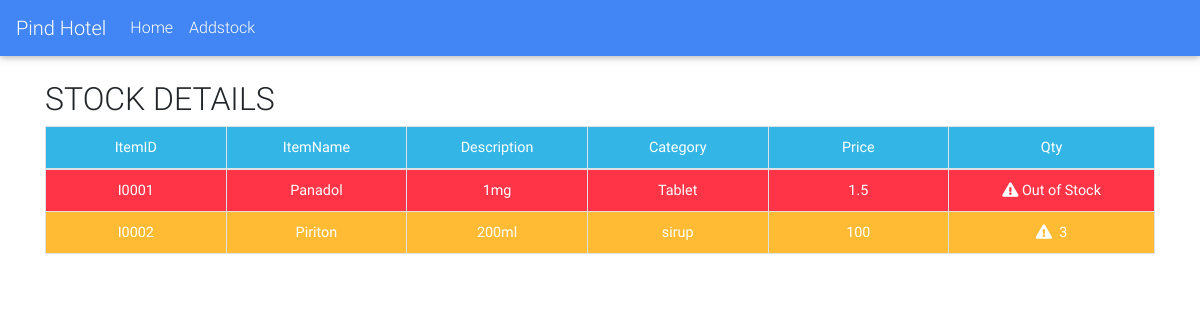
The app's page /CashierStockReport.php, older data.
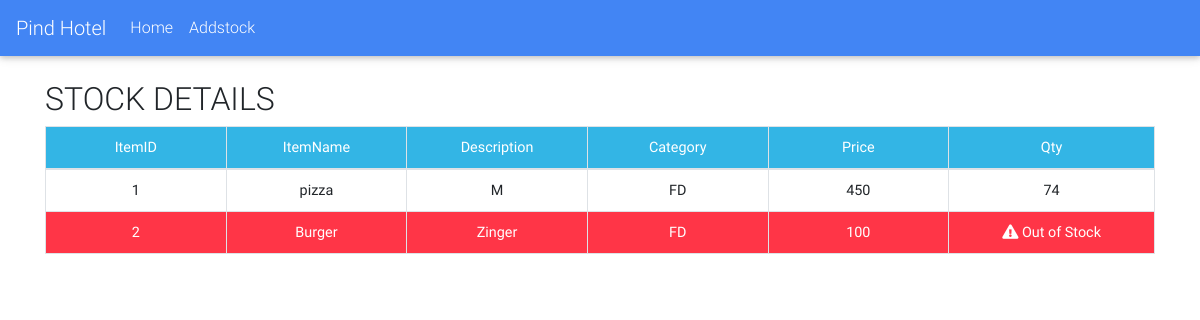
The same page, newer data.
### tables this page shows
CREATE TABLE `stockitem` (
  `id` int(11) NOT NULL,
  `ItemID` varchar(45) DEFAULT NULL,
  `ItemName` varchar(45) DEFAULT NULL,
  `Description` varchar(45) DEFAULT NULL,
  `Category` varchar(45) DEFAULT NULL,
  `Price` double DEFAULT NULL,
  `ItemQuantity` int(11) DEFAULT 0
);

### CashierStockReport.php (the view, shortened to what this page needs)
<!DOCTYPE html>
<html lang="en">
<head>
  <link rel="stylesheet" href="https://use.fontawesome.com/releases/v5.8.2/css/all.css">
  <link rel="stylesheet" type="text/css" href="https://cdn.datatables.net/v/bs4/dt-1.10.18/datatables.min.css"/>
  <link href="css/bootstrap.min.css" rel="stylesheet">
  <link href="css/mdb.min.css" rel="stylesheet">
  <link href="css/style.css" rel="stylesheet">
</head>
<body>
  <nav class="navbar navbar-expand-lg navbar-dark primary-color">
        <a class="navbar-brand" href="Cashier.php">Pind Hotel</a>
        <div class="collapse navbar-collapse" id="basicExampleNav">
          <ul class="navbar-nav mr-auto">
	 <li class="nav-item ">
              <a class="nav-link" href="Cashier.php">Home
              </a>
            </li>
            <li class="nav-item ">
              <a class="nav-link" href="CashierStockItem.php">Addstock
              </a>
            </li>
          </ul>
        </div>
      </nav>
  <br>
  <?php
	       $mysqli = new mysqli('localhost', 'ahad', '', 'restaurant') or die(mysqli_error($mysqli));
        	$result = $mysqli->query("SELECT * FROM stockitem order by id") or die($mysqli->error);
        ?>
  <div class="container">
      <h2>STOCK DETAILS</h2>
      <table id="dtBasicExample" class="table table-bordered table-sm" cellspacing="0" width="100%">
              <thead class="bg-info" style="color: white;">
                <tr align="center">
                  <th class="th-sm">ItemID
                  </th>
                  <th class="th-sm">ItemName
                  </th>
                  <th class="th-sm">Description
                  </th>
                  <th class="th-sm">Category
                  </th>
                  <th class="th-sm">Price
                  </th>
                  <th class="th-sm">Qty
                  </th>
                </tr>
              </thead>
              <tbody>
              <?php
		          	while($row = $result->fetch_assoc()): ?>
                 <?php
                 $Q = $row['ItemQuantity'];
		              if ($Q == 0):
		            ?>
                  <tr align="center" class="bg-danger" style="color: white;">
					          <td><b><?php echo $row['ItemID']; ?></b></td>
                    <td><b><?php echo $row['ItemName']; ?></b></td>
                    <td><b><?php echo $row['Description']; ?></b></td>
                    <td><b><?php echo $row['Category']; ?></b></td>
                    <td><b><?php echo $row['Price']; ?></b></td>
                    <td><b><i class="fas fa-exclamation-triangle fa-md"> </i> Out of Stock</b></td>
			          	</tr>
                  <?php
		              elseif ($Q <= 10):
		            ?>
                <tr align="center" class="bg-warning" style="color: white;">
					          <td><b><?php echo $row['ItemID']; ?></b></td>
                    <td><b><?php echo $row['ItemName']; ?></b></td>
                    <td><b><?php echo $row['Description']; ?></b></td>
                    <td><b><?php echo $row['Category']; ?></b></td>
                    <td><b><?php echo $row['Price']; ?></b></td>
                    <td><b><i class="fas fa-exclamation-triangle fa-md"> </i>&nbsp;&nbsp;<?php echo $row['ItemQuantity']; ?></b></td>
			          	</tr>
		            <?php else: ?>
                <tr align="center">
					          <td><b><?php echo $row['ItemID']; ?></b></td>
                    <td><b><?php echo $row['ItemName']; ?></b></td>
                    <td><b><?php echo $row['Description']; ?></b></td>
                    <td><b><?php echo $row['Category']; ?></b></td>
                    <td><b><?php echo $row['Price']; ?></b></td>
                    <td><b><?php echo $row['ItemQuantity']; ?></b></td>
			          	</tr>
                  <?php endif; ?>
			        <?php endwhile; ?>
              </tbody>
            </table>
    </div>
<br><br><br>
  </body>
  </html>

Row changes from the older to the newer data that the page shows:
removed stockitem: ItemID "I0001", ItemName "Panadol", Description "1mg", Category "Tablet", Price "1.5"
removed stockitem: ItemID "I0002", ItemName "Piriton", Description "200ml", Category "sirup", Price "100", ItemQuantity "3"
added stockitem: ItemID "1", ItemName "pizza", Description "M", Category "FD", Price "450", ItemQuantity "74"
added stockitem: ItemID "2", ItemName "Burger", Description "Zinger", Category "FD", Price "100"
